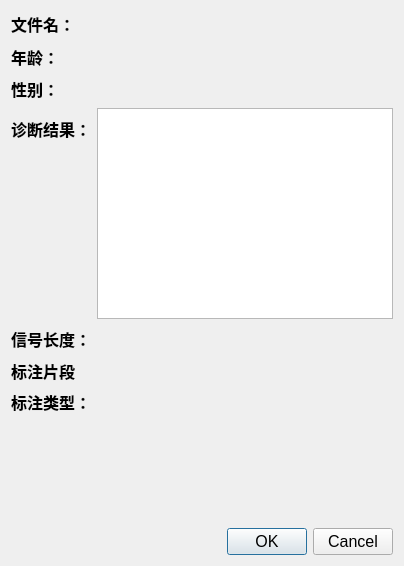
<?xml version="1.0" encoding="UTF-8"?>
<ui version="4.0">
 <class>Dialog</class>
 <widget class="QDialog" name="Dialog">
  <property name="geometry">
   <rect>
    <x>0</x>
    <y>0</y>
    <width>404</width>
    <height>566</height>
   </rect>
  </property>
  <property name="windowTitle">
   <string>Dialog</string>
  </property>
  <layout class="QVBoxLayout" name="verticalLayout">
   <item>
    <layout class="QFormLayout" name="formLayout">
     <property name="rowWrapPolicy">
      <enum>QFormLayout::WrapLongRows</enum>
     </property>
     <property name="labelAlignment">
      <set>Qt::AlignLeading|Qt::AlignLeft|Qt::AlignTop</set>
     </property>
     <item row="0" column="0">
      <widget class="QLabel" name="Label_1">
       <property name="sizePolicy">
        <sizepolicy hsizetype="Preferred" vsizetype="Expanding">
         <horstretch>0</horstretch>
         <verstretch>1</verstretch>
        </sizepolicy>
       </property>
       <property name="font">
        <font>
         <pointsize>12</pointsize>
         <weight>75</weight>
         <bold>true</bold>
        </font>
       </property>
       <property name="text">
        <string>文件名：</string>
       </property>
      </widget>
     </item>
     <item row="1" column="0">
      <widget class="QLabel" name="Label_2">
       <property name="sizePolicy">
        <sizepolicy hsizetype="Preferred" vsizetype="Expanding">
         <horstretch>0</horstretch>
         <verstretch>1</verstretch>
        </sizepolicy>
       </property>
       <property name="font">
        <font>
         <pointsize>12</pointsize>
         <weight>75</weight>
         <bold>true</bold>
        </font>
       </property>
       <property name="text">
        <string>年龄：</string>
       </property>
      </widget>
     </item>
     <item row="2" column="0">
      <widget class="QLabel" name="label_2">
       <property name="sizePolicy">
        <sizepolicy hsizetype="Preferred" vsizetype="Preferred">
         <horstretch>0</horstretch>
         <verstretch>1</verstretch>
        </sizepolicy>
       </property>
       <property name="font">
        <font>
         <pointsize>12</pointsize>
         <weight>75</weight>
         <bold>true</bold>
        </font>
       </property>
       <property name="text">
        <string>性别：</string>
       </property>
      </widget>
     </item>
     <item row="3" column="0">
      <widget class="QLabel" name="label_3">
       <property name="sizePolicy">
        <sizepolicy hsizetype="Preferred" vsizetype="Preferred">
         <horstretch>0</horstretch>
         <verstretch>8</verstretch>
        </sizepolicy>
       </property>
       <property name="font">
        <font>
         <pointsize>12</pointsize>
         <weight>75</weight>
         <bold>true</bold>
        </font>
       </property>
       <property name="text">
        <string>诊断结果：</string>
       </property>
      </widget>
     </item>
     <item row="4" column="0">
      <widget class="QLabel" name="label_4">
       <property name="sizePolicy">
        <sizepolicy hsizetype="Preferred" vsizetype="Preferred">
         <horstretch>0</horstretch>
         <verstretch>1</verstretch>
        </sizepolicy>
       </property>
       <property name="font">
        <font>
         <pointsize>12</pointsize>
         <weight>75</weight>
         <bold>true</bold>
        </font>
       </property>
       <property name="text">
        <string>信号长度：</string>
       </property>
      </widget>
     </item>
     <item row="5" column="0">
      <widget class="QLabel" name="label_5">
       <property name="sizePolicy">
        <sizepolicy hsizetype="Preferred" vsizetype="Preferred">
         <horstretch>0</horstretch>
         <verstretch>1</verstretch>
        </sizepolicy>
       </property>
       <property name="font">
        <font>
         <pointsize>12</pointsize>
         <weight>75</weight>
         <bold>true</bold>
        </font>
       </property>
       <property name="text">
        <string>标注片段</string>
       </property>
      </widget>
     </item>
     <item row="6" column="0">
      <widget class="QLabel" name="Label_3">
       <property name="sizePolicy">
        <sizepolicy hsizetype="Preferred" vsizetype="Expanding">
         <horstretch>0</horstretch>
         <verstretch>5</verstretch>
        </sizepolicy>
       </property>
       <property name="font">
        <font>
         <pointsize>12</pointsize>
         <weight>75</weight>
         <bold>true</bold>
        </font>
       </property>
       <property name="text">
        <string>标注类型：</string>
       </property>
       <property name="alignment">
        <set>Qt::AlignLeading|Qt::AlignLeft|Qt::AlignTop</set>
       </property>
      </widget>
     </item>
     <item row="6" column="1">
      <widget class="QLabel" name="types">
       <property name="font">
        <font>
         <pointsize>12</pointsize>
        </font>
       </property>
       <property name="text">
        <string/>
       </property>
       <property name="alignment">
        <set>Qt::AlignLeading|Qt::AlignLeft|Qt::AlignTop</set>
       </property>
       <property name="wordWrap">
        <bool>true</bool>
       </property>
      </widget>
     </item>
     <item row="0" column="1">
      <widget class="QLabel" name="Filename">
       <property name="font">
        <font>
         <pointsize>12</pointsize>
        </font>
       </property>
       <property name="text">
        <string/>
       </property>
      </widget>
     </item>
     <item row="1" column="1">
      <widget class="QLabel" name="Age">
       <property name="font">
        <font>
         <pointsize>12</pointsize>
        </font>
       </property>
       <property name="text">
        <string/>
       </property>
      </widget>
     </item>
     <item row="2" column="1">
      <widget class="QLabel" name="Gender">
       <property name="font">
        <font>
         <pointsize>12</pointsize>
        </font>
       </property>
       <property name="text">
        <string/>
       </property>
      </widget>
     </item>
     <item row="3" column="1">
      <widget class="QTextEdit" name="textEdit">
       <property name="font">
        <font>
         <pointsize>12</pointsize>
        </font>
       </property>
       <property name="readOnly">
        <bool>true</bool>
       </property>
      </widget>
     </item>
     <item row="4" column="1">
      <widget class="QLabel" name="length">
       <property name="font">
        <font>
         <pointsize>12</pointsize>
        </font>
       </property>
       <property name="text">
        <string/>
       </property>
      </widget>
     </item>
     <item row="5" column="1">
      <widget class="QLabel" name="Num">
       <property name="font">
        <font>
         <pointsize>12</pointsize>
        </font>
       </property>
       <property name="text">
        <string/>
       </property>
      </widget>
     </item>
    </layout>
   </item>
   <item>
    <widget class="QDialogButtonBox" name="buttonBox">
     <property name="font">
      <font>
       <pointsize>12</pointsize>
      </font>
     </property>
     <property name="orientation">
      <enum>Qt::Horizontal</enum>
     </property>
     <property name="standardButtons">
      <set>QDialogButtonBox::Cancel|QDialogButtonBox::Ok</set>
     </property>
    </widget>
   </item>
  </layout>
 </widget>
 <resources/>
 <connections>
  <connection>
   <sender>buttonBox</sender>
   <signal>accepted()</signal>
   <receiver>Dialog</receiver>
   <slot>accept()</slot>
   <hints>
    <hint type="sourcelabel">
     <x>248</x>
     <y>254</y>
    </hint>
    <hint type="destinationlabel">
     <x>157</x>
     <y>274</y>
    </hint>
   </hints>
  </connection>
  <connection>
   <sender>buttonBox</sender>
   <signal>rejected()</signal>
   <receiver>Dialog</receiver>
   <slot>reject()</slot>
   <hints>
    <hint type="sourcelabel">
     <x>316</x>
     <y>260</y>
    </hint>
    <hint type="destinationlabel">
     <x>286</x>
     <y>274</y>
    </hint>
   </hints>
  </connection>
 </connections>
</ui>
